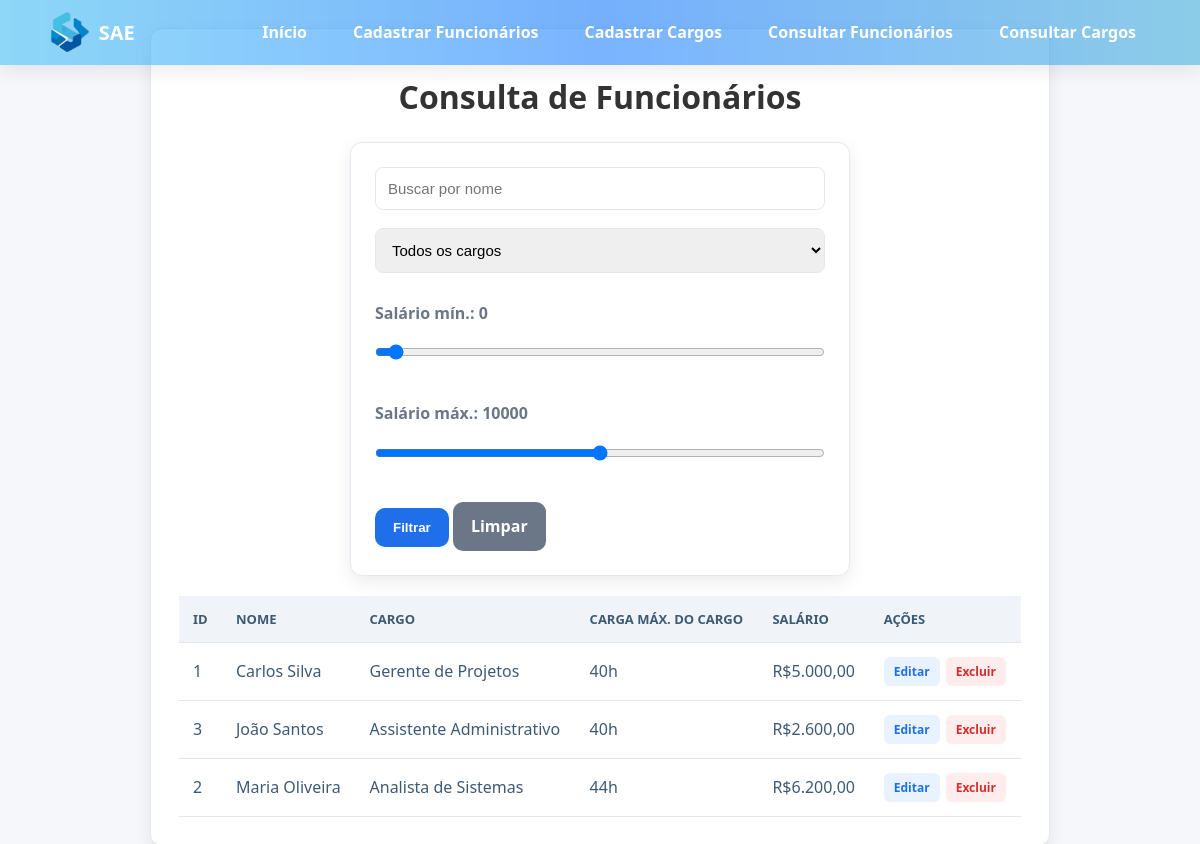
/consulta_funcionarios.php, run on the app's committed database.
### tables this page shows
CREATE TABLE funcionarios (
    id_funcionario INT AUTO_INCREMENT PRIMARY KEY,
    nome_funcionario VARCHAR(100) NOT NULL,
    cpf_funcionario VARCHAR(14) NOT NULL UNIQUE,
    salario DECIMAL(10,2) NOT NULL,
    data_admissao DATE,
    id_cargo INT NOT NULL,
    FOREIGN KEY (id_cargo) REFERENCES cargos(id_cargo)
);

CREATE TABLE cargos (
    id_cargo INT AUTO_INCREMENT PRIMARY KEY,
    nome_cargo VARCHAR(100) NOT NULL UNIQUE, 
    descricao TEXT,
    salario_base DECIMAL(10,2) NOT NULL,
    carga_horaria_max INT NOT NULL
);

### consulta_funcionarios.php (the view, shortened to what this page needs)
<?php
require 'conect_bd.php';
include 'header.php';
?>
<?php
$pesquisa     = $_GET['pesquisa'] ?? '';
$sal_min      = $_GET['sal_min'] ?? 0;
$sal_max      = $_GET['sal_max'] ?? 10000;
$query = "SELECT f.*, c.nome_cargo, c.carga_horaria_max
          FROM funcionarios f
          LEFT JOIN cargos c ON f.id_cargo = c.id_cargo
          WHERE 1=1";
if ($sal_min !== '') {
    $query .= " AND f.salario >= " . floatval($sal_min);
}
if ($sal_max !== '') {
    $query .= " AND f.salario <= " . floatval($sal_max);
}
$query .= " ORDER BY f.nome_funcionario";
$res    = $conn->query($query);
?>
<!doctype html>
<html lang="pt-br">
<head>
<link rel="stylesheet" href="style.css">
</head>
<body>
<div class="container">
    <h1>Consulta de Funcionários</h1>
    <form method="get" class="filtros">
        <input type="text" name="pesquisa" placeholder="Buscar por nome" value="<?=htmlspecialchars($pesquisa)?>">
        <select name="cargo">
            <option value="">Todos os cargos</option>
        </select>
        <div class="range-container">
            <label class="range-label">Salário mín.: <span id="val_min"><?=$sal_min?></span></label>
            <input type="range" name="sal_min" id="sal_min" min="0" max="20000" step="100"
                   value="<?=$sal_min?>"
                   oninput="document.getElementById('val_min').innerText=this.value">
        </div>
        <div class="range-container">
            <label class="range-label">Salário máx.: <span id="val_max"><?=$sal_max?></span></label>
            <input type="range" name="sal_max" id="sal_max" min="0" max="20000" step="100"
                   value="<?=$sal_max?>"
                   oninput="document.getElementById('val_max').innerText=this.value">
        </div>
        <button type="submit" class="btn-primary">Filtrar</button>
        <a href="consulta_funcionarios.php" class="btn-primary" style="background:#6b7686;">Limpar</a>
    </form>
    <?php if ($res->num_rows == 0): ?>
        <p style="color:red; text-align:center; font-weight:bold;">⚠️ Nenhum funcionário encontrado com os filtros aplicados.</p>
    <?php else: ?>
    <div class="table-container">
        <table>
        <thead>
            <tr>
                <th>ID</th>
                <th>Nome</th>
                <th>Cargo</th>
                <th>Carga Máx. do Cargo</th>
                <th>Salário</th>
                <th>Ações</th>
            </tr>
        </thead>
        <tbody>
        <?php while($f = $res->fetch_assoc()): ?>
        <tr>
            <td><?=$f['id_funcionario']?></td>
            <td><?=htmlspecialchars($f['nome_funcionario'])?></td>
            <td><?=htmlspecialchars($f['nome_cargo'])?></td>
            <td><?=$f['carga_horaria_max']?>h</td>
            <td>R$<?=number_format($f['salario'],2,',','.')?></td>
            <td>
                <div class="action-buttons">
                    <a href="?editar=<?=$f['id_funcionario']?>">Editar</a>
                    <a href="?excluir=<?=$f['id_funcionario']?>" onclick="return confirm('Tem certeza que deseja excluir?');">Excluir</a>
                </div>
            </td>
        </tr>
        <?php endwhile; ?>
        </tbody>
        </table>
    </div>
    <?php endif; ?>
</div>
</body>
</html>

### header.php
<div class="navbar">
  <div class="logo">
    <img src="logo.png" alt="Logo SAE">
    <h1>SAE</h1>
  </div>
  <nav>
    <a href="index.php">Início</a>
    <a href="funcionarios.php">Cadastrar Funcionários</a>
    <a href="cargos.php">Cadastrar Cargos</a>
    <a href="consulta_funcionarios.php">Consultar Funcionários</a>
    <a href="consulta_cargos.php">Consultar Cargos</a>
  </nav>
</div>

### style.css (style rules this page uses)
:root { --bg-page: #f5f7fa; --bg-card: #ffffff; --text-strong: #f8f3f3; --text: #3d5a75; --text-soft: #6b7686; --line: #e5e9ef; --accent: #1f6feb; --danger: #d32f2f; --radius: 12px; --shadow: 0 6px 18px rgba(0,0,0,.08); }
h1 { text-align: center; margin-top: 15px; font-size: 2.em; color: #333; }
* { margin:0;padding:0;box-sizing:border-box; }
body { font-family: 'Segoe UI', Roboto, sans-serif; background: var(--bg-page); color: var(--text); line-height:1.55; }
.navbar { position: fixed; top: 0; left: 0; width: 100%; background: linear-gradient(90deg, #0baff570, #006eff85, #0c97d373); display: flex; align-items: center; justify-content: space-between; padding: 12px 50px; box-shadow: var(--shadow); z-index: 1000; }
.navbar .logo { display: flex; align-items: center; gap: 10px; }
.navbar .logo img { height: 40px; border-radius:6px; }
.navbar h1 { font-size: 20px; color:#fff; margin:0; }
.navbar nav { display: flex; gap: 18px; }
.navbar nav a { color: #fff; font-weight:600; text-decoration:none; padding:8px 14px; border-radius:8px; transition:.3s; }
.container { max-width:900px; margin:28px auto; padding:28px; background:var(--bg-card); border:1px solid var(--line); border-radius:var(--radius); box-shadow:var(--shadow); text-align: center; }
form { background:var(--bg-card); border:1px solid var(--line); padding:24px; border-radius:var(--radius); box-shadow:var(--shadow); max-width:500px; margin:20px auto; text-align: left; }
label { display:block; margin-bottom:6px; font-weight:600; color:var(--text-soft); }
input,select,textarea { width:100%; padding:12px; border:1px solid var(--line); border-radius:8px; margin-bottom:18px; font-size:15px; }
button,.btn-primary { background:var(--accent); color:#fff; border:none; padding:12px 18px; border-radius:10px; font-weight:700; cursor:pointer; text-decoration:none; display:inline-block; }
.table-container { margin-top:20px; overflow-x:auto; }
table { width:100%; border-collapse:collapse; min-width:600px; }
th,td { padding:14px; border-bottom:1px solid var(--line); text-align:left; }
th { background:#f0f4f8; font-size:13px; text-transform:uppercase; }
.action-buttons { display:flex; gap:6px; }
.action-buttons a { padding:6px 10px; border-radius:6px; font-size:12px; text-decoration:none; font-weight:600; }
.action-buttons a[href*="editar"] { background:#e9f2ff; color:var(--accent); }
.action-buttons a[href*="excluir"] { background:#ffecec; color:var(--danger); }

### consulta_funcionarios.php (style rules this page uses)
.range-container { margin: 10px 0; }
.range-label { font-weight: bold; }

### data on the page
funcionarios: id_funcionario "1", nome_funcionario "Carlos Silva", id_cargo.nome_cargo "Gerente de Projetos", id_cargo.carga_horaria_max "40", salario "5.000,00"
funcionarios: id_funcionario "3", nome_funcionario "João Santos", id_cargo.nome_cargo "Assistente Administrativo", id_cargo.carga_horaria_max "40", salario "2.600,00"
funcionarios: id_funcionario "2", nome_funcionario "Maria Oliveira", id_cargo.nome_cargo "Analista de Sistemas", id_cargo.carga_horaria_max "44", salario "6.200,00"

### other printed values
$sal_min "0"
$sal_max "10000"
